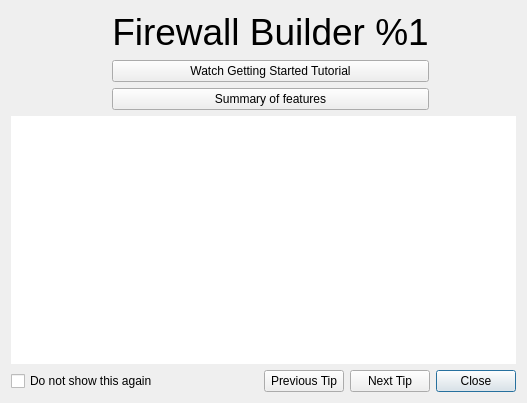
<?xml version="1.0" encoding="UTF-8"?>
<ui version="4.0">
 <class>StartTipDialog_q</class>
 <widget class="QDialog" name="StartTipDialog_q">
  <property name="geometry">
   <rect>
    <x>0</x>
    <y>0</y>
    <width>527</width>
    <height>403</height>
   </rect>
  </property>
  <property name="windowTitle">
   <string>Welcome to Firewall Builder</string>
  </property>
  <layout class="QGridLayout" name="gridLayout_2">
   <item row="0" column="0">
    <widget class="QLabel" name="label">
     <property name="text">
      <string/>
     </property>
     <property name="pixmap">
      <pixmap resource="MainRes.qrc">:/Images/fwbuilder3-128x128.png</pixmap>
     </property>
     <property name="scaledContents">
      <bool>false</bool>
     </property>
    </widget>
   </item>
   <item row="0" column="1">
    <layout class="QGridLayout" name="gridLayout">
     <item row="0" column="1">
      <widget class="QLabel" name="program_name_and_version">
       <property name="sizePolicy">
        <sizepolicy hsizetype="Expanding" vsizetype="Preferred">
         <horstretch>0</horstretch>
         <verstretch>0</verstretch>
        </sizepolicy>
       </property>
       <property name="text">
        <string>&lt;!DOCTYPE HTML PUBLIC &quot;-//W3C//DTD HTML 4.0//EN&quot; &quot;http://www.w3.org/TR/REC-html40/strict.dtd&quot;&gt;
&lt;html&gt;&lt;head&gt;&lt;meta name=&quot;qrichtext&quot; content=&quot;1&quot; /&gt;&lt;style type=&quot;text/css&quot;&gt;
p, li { white-space: pre-wrap; }
&lt;/style&gt;&lt;/head&gt;&lt;body style=&quot; font-family:'Sans Serif'; font-size:9pt; font-weight:400; font-style:normal;&quot;&gt;
&lt;p style=&quot; margin-top:0px; margin-bottom:0px; margin-left:0px; margin-right:0px; -qt-block-indent:0; text-indent:0px;&quot;&gt;&lt;span style=&quot; font-family:'Lucida Grande'; font-size:28pt;&quot;&gt;Firewall Builder %1&lt;/span&gt;&lt;/p&gt;&lt;/body&gt;&lt;/html&gt;</string>
       </property>
       <property name="alignment">
        <set>Qt::AlignCenter</set>
       </property>
      </widget>
     </item>
     <item row="1" column="0">
      <spacer name="horizontalSpacer_4">
       <property name="orientation">
        <enum>Qt::Horizontal</enum>
       </property>
       <property name="sizeHint" stdset="0">
        <size>
         <width>40</width>
         <height>20</height>
        </size>
       </property>
      </spacer>
     </item>
     <item row="1" column="1">
      <widget class="QPushButton" name="start_tutorial">
       <property name="text">
        <string>Watch Getting Started Tutorial</string>
       </property>
      </widget>
     </item>
     <item row="1" column="2">
      <spacer name="horizontalSpacer_2">
       <property name="orientation">
        <enum>Qt::Horizontal</enum>
       </property>
       <property name="sizeHint" stdset="0">
        <size>
         <width>40</width>
         <height>20</height>
        </size>
       </property>
      </spacer>
     </item>
     <item row="2" column="0">
      <spacer name="horizontalSpacer_5">
       <property name="orientation">
        <enum>Qt::Horizontal</enum>
       </property>
       <property name="sizeHint" stdset="0">
        <size>
         <width>40</width>
         <height>20</height>
        </size>
       </property>
      </spacer>
     </item>
     <item row="2" column="1">
      <widget class="QPushButton" name="show_summary">
       <property name="text">
        <string>Summary of features</string>
       </property>
      </widget>
     </item>
     <item row="2" column="2">
      <spacer name="horizontalSpacer_3">
       <property name="orientation">
        <enum>Qt::Horizontal</enum>
       </property>
       <property name="sizeHint" stdset="0">
        <size>
         <width>40</width>
         <height>20</height>
        </size>
       </property>
      </spacer>
     </item>
    </layout>
   </item>
   <item row="1" column="0" colspan="2">
    <widget class="QTextBrowser" name="textview">
     <property name="frameShape">
      <enum>QFrame::NoFrame</enum>
     </property>
     <property name="frameShadow">
      <enum>QFrame::Plain</enum>
     </property>
     <property name="lineWidth">
      <number>0</number>
     </property>
     <property name="openExternalLinks">
      <bool>true</bool>
     </property>
    </widget>
   </item>
   <item row="2" column="0" colspan="2">
    <layout class="QHBoxLayout" name="horizontalLayout">
     <item>
      <widget class="QCheckBox" name="donotshow">
       <property name="text">
        <string>Do not show this again</string>
       </property>
      </widget>
     </item>
     <item>
      <spacer name="horizontalSpacer">
       <property name="orientation">
        <enum>Qt::Horizontal</enum>
       </property>
       <property name="sizeHint" stdset="0">
        <size>
         <width>18</width>
         <height>17</height>
        </size>
       </property>
      </spacer>
     </item>
     <item>
      <widget class="QPushButton" name="prevTipButton">
       <property name="text">
        <string>Previous Tip</string>
       </property>
       <property name="autoDefault">
        <bool>false</bool>
       </property>
      </widget>
     </item>
     <item>
      <widget class="QPushButton" name="nextTipButton">
       <property name="text">
        <string>Next Tip</string>
       </property>
       <property name="autoDefault">
        <bool>false</bool>
       </property>
       <property name="default">
        <bool>false</bool>
       </property>
       <property name="flat">
        <bool>false</bool>
       </property>
      </widget>
     </item>
     <item>
      <widget class="QPushButton" name="closeButton">
       <property name="text">
        <string>Close</string>
       </property>
       <property name="autoDefault">
        <bool>false</bool>
       </property>
       <property name="default">
        <bool>true</bool>
       </property>
      </widget>
     </item>
    </layout>
   </item>
  </layout>
 </widget>
 <resources>
  <include location="MainRes.qrc"/>
 </resources>
 <connections>
  <connection>
   <sender>closeButton</sender>
   <signal>clicked()</signal>
   <receiver>StartTipDialog_q</receiver>
   <slot>close()</slot>
   <hints>
    <hint type="sourcelabel">
     <x>514</x>
     <y>390</y>
    </hint>
    <hint type="destinationlabel">
     <x>347</x>
     <y>207</y>
    </hint>
   </hints>
  </connection>
  <connection>
   <sender>nextTipButton</sender>
   <signal>clicked()</signal>
   <receiver>StartTipDialog_q</receiver>
   <slot>nextTip()</slot>
   <hints>
    <hint type="sourcelabel">
     <x>435</x>
     <y>390</y>
    </hint>
    <hint type="destinationlabel">
     <x>259</x>
     <y>133</y>
    </hint>
   </hints>
  </connection>
  <connection>
   <sender>prevTipButton</sender>
   <signal>clicked()</signal>
   <receiver>StartTipDialog_q</receiver>
   <slot>prevTip()</slot>
   <hints>
    <hint type="sourcelabel">
     <x>337</x>
     <y>390</y>
    </hint>
    <hint type="destinationlabel">
     <x>259</x>
     <y>133</y>
    </hint>
   </hints>
  </connection>
  <connection>
   <sender>start_tutorial</sender>
   <signal>clicked()</signal>
   <receiver>StartTipDialog_q</receiver>
   <slot>showGettingStartedTutorial()</slot>
   <hints>
    <hint type="sourcelabel">
     <x>381</x>
     <y>96</y>
    </hint>
    <hint type="destinationlabel">
     <x>519</x>
     <y>99</y>
    </hint>
   </hints>
  </connection>
  <connection>
   <sender>show_summary</sender>
   <signal>clicked()</signal>
   <receiver>StartTipDialog_q</receiver>
   <slot>showSummary()</slot>
   <hints>
    <hint type="sourcelabel">
     <x>428</x>
     <y>126</y>
    </hint>
    <hint type="destinationlabel">
     <x>520</x>
     <y>135</y>
    </hint>
   </hints>
  </connection>
 </connections>
 <slots>
  <slot>nextTip()</slot>
  <slot>prevTip()</slot>
  <slot>showGettingStartedTutorial()</slot>
  <slot>showSummary()</slot>
 </slots>
</ui>
